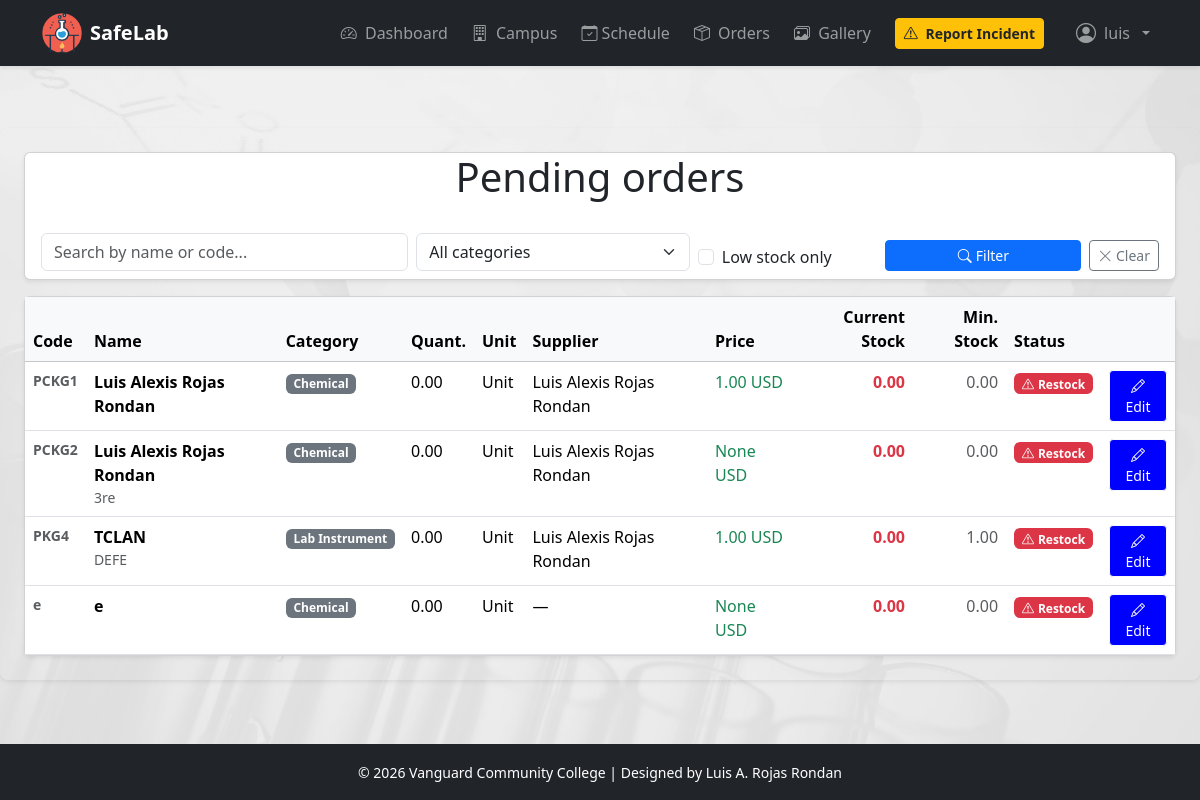
The page /orders/products/ (signed in) on the database as committed earlier.
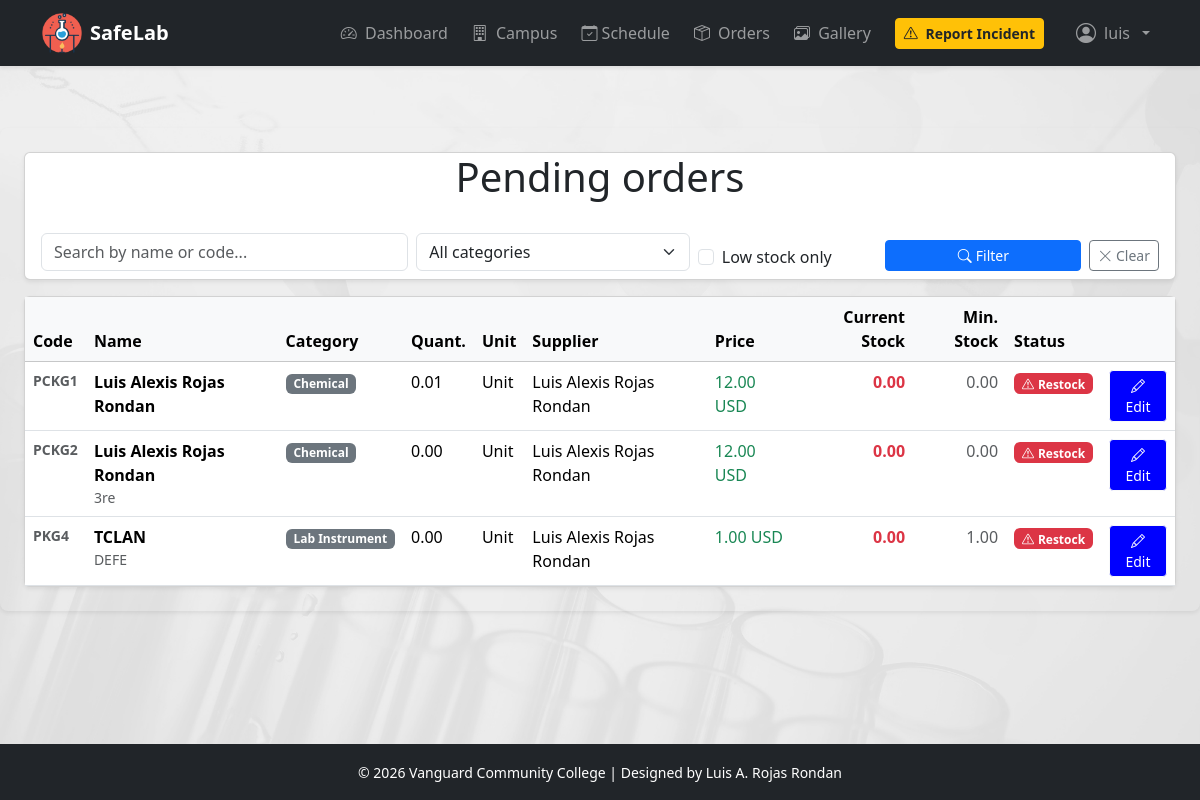
The same page on the database as committed later.
### apps/orders/models.py (models this page shows, shortened)
class Product(models.Model):
    AUTOCODE = 'PKG'
    code = models.CharField(max_length=50, blank=True, null=True, help_text='Auto')
    name = models.CharField(max_length=200)
    description = models.TextField(blank=True)
    category = models.CharField(
        max_length=20,
        choices=ProductCategory.choices,
        default=ProductCategory.CHEMICAL
    )
    quantity = models.DecimalField(max_digits=10, decimal_places=2, default=0)
    unit = models.CharField(
        max_length=10,
        choices=UnitOfMeasure.choices,
        default=UnitOfMeasure.UNIT
    )
    preferred_supplier = models.ForeignKey(
        Supplier, on_delete=models.SET_NULL,
        null=True, blank=True, related_name='products'
    )
    reference_price = models.DecimalField(
        max_digits=12, decimal_places=2, null=True, blank=True
    )
    min_stock = models.DecimalField(max_digits=10, decimal_places=2, default=0)
    current_stock = models.DecimalField(max_digits=10, decimal_places=2, default=0)
    requires_approval = models.BooleanField(default=False)
    active = models.BooleanField(default=True)
    created_at = models.DateTimeField(auto_now_add=True)
    updated_at = models.DateTimeField(auto_now=True)
    @property
    def needs_restock(self):
        return self.current_stock <= self.min_stock
    class Meta:
        verbose_name = 'Product'
        verbose_name_plural = 'Products'
        ordering = ['name']

class Supplier(models.Model):
    name = models.CharField(max_length=200)
    contact = models.CharField(max_length=100, blank=True)
    email = models.EmailField(blank=True)
    phone = models.CharField(max_length=20, blank=True)
    address = models.TextField(blank=True)
    active = models.BooleanField(default=True)
    created_at = models.DateTimeField(auto_now_add=True)
    class Meta:
        verbose_name = 'Supplier'
        verbose_name_plural = 'Suppliers'
        ordering = ['name']

### apps/orders/views.py (the view)
# urls.py: path('products/', views.product_list, name='product_list'),
@login_required
def product_list(request):
    search = request.GET.get('q', '')
    category = request.GET.get('category', '')
    products = Product.objects.select_related('preferred_supplier').filter(active=True)
    if search:
        products = products.filter(Q(name__icontains=search) | Q(code__icontains=search))
    if category:
        products = products.filter(category=category)
    if request.GET.get('low_stock'):
        products = products.filter(current_stock__lte=F('min_stock'))
    return render(request, 'orders/product_list.html', {
        'products': products,
        'categories': ProductCategory.choices,
        'search': search,
        'selected_category': category,
    })

### templates/orders/product_list.html (shortened to what this page needs)
{% extends "base.html" %}
{% block content %}
<div class="card shadow-sm mb-3">
  <div class="col-12 text-center">
    <h1 class="mb-4">Pending orders</h1>
  </div>
  <div class="card-body py-2">
    <form method="get" class="row g-2 align-items-end">
      <div class="col-md-4">
        <input type="text" name="q" value="{{ search }}" class="form-control" placeholder="Search by name or code...">
      </div>
      <div class="col-md-3">
        <select name="category" class="form-select">
          <option value="">All categories</option>
        </select>
      </div>
      <div class="col-md-2">
        <div class="form-check mt-2">
          <input type="checkbox" name="low_stock" id="low_stock" class="form-check-input" value="1">
          <label for="low_stock" class="form-check-label">Low stock only</label>
        </div>
      </div>
      <div class="col-md-3 d-flex gap-2">
        <button type="submit" class="btn btn-primary btn-sm flex-fill">
          <i class="bi bi-search me-1"></i>Filter
        </button>
        <a href="{% url 'orders:product_list' %}" class="btn btn-outline-secondary btn-sm">
          <i class="bi bi-x-lg"></i>
            Clear
        </a>
      </div>
    </form>
  </div>
</div>
<div class="card shadow-sm">
  <div class="card-body p-0">
    <table class="table table-hover mb-0">
      <thead class="table-light">
        <tr>
          <th>Code</th><th>Name</th><th>Category</th><th>Quant.</th><th>Unit</th><th>Supplier</th><th>Price</th>
          <th class="text-end">Current Stock</th><th class="text-end">Min. Stock</th>
          <th>Status</th><th></th>
        </tr>
      </thead>
      <tbody>
        {% for product in products %}
        <tr>
          <td class="text-muted small fw-semibold">{{ product.code }}</td>
          <td>
            <strong>{{ product.name }}</strong>
            {% if product.description %}
            <div class="text-muted small">{{ product.description|truncatechars:50 }}</div>
            {% endif %}
          </td>
          <td><span class="badge bg-secondary">{{ product.get_category_display }}</span></td>
          <td>{{ product.quantity }}</td>
          <td>{{ product.get_unit_display }}</td>
          <td>{{ product.preferred_supplier.name|default:"—" }}</td>
          <td class="text-success"> {{product.reference_price}} USD</td>
          <td class="text-end fw-semibold {% if product.needs_restock %}text-danger{% else %}text-success{% endif %}">
            {{ product.current_stock }}
          </td>
          <td class="text-end text-muted">{{ product.min_stock }}</td>
          <td>
            {% if product.needs_restock %}
            <span class="badge bg-danger"><i class="bi bi-exclamation-triangle me-1"></i>Restock</span>
            {% else %}
            <span class="badge bg-success">OK</span>
            {% endif %}
          </td>
          <td>
            {% if perms.orders.change_product %}
            <a href="{% url 'orders:edit_product' product.pk %}" class="btn btn-sm btn-light" style="background-color: blue; color: white;">
              <i class="bi bi-pencil"></i>
              Edit
            </a>
            {% endif %}
          </td>
        </tr>
        {% empty %}
        <tr>
          <td colspan="9" class="text-center text-muted py-4">
            <i class="bi bi-inbox fs-1 d-block mb-2"></i>No products found.
          </td>
        </tr>
        {% endfor %}
      </tbody>
    </table>
  </div>
</div>
{% endblock %}

Rows that differ between the two databases and show on the page:
removed Product: code "e", name "e", category "Chemical", quantity "0.00", unit "Unit", preferred_supplier.name "—", reference_price "None", current_stock "0.00", min_stock "0.00", shows "Restock"
changed Product "PCKG1": quantity "0.00" → "0.01"; reference_price "1.00" → "12.00"
changed Product "PCKG2": reference_price "None" → "12.00"
